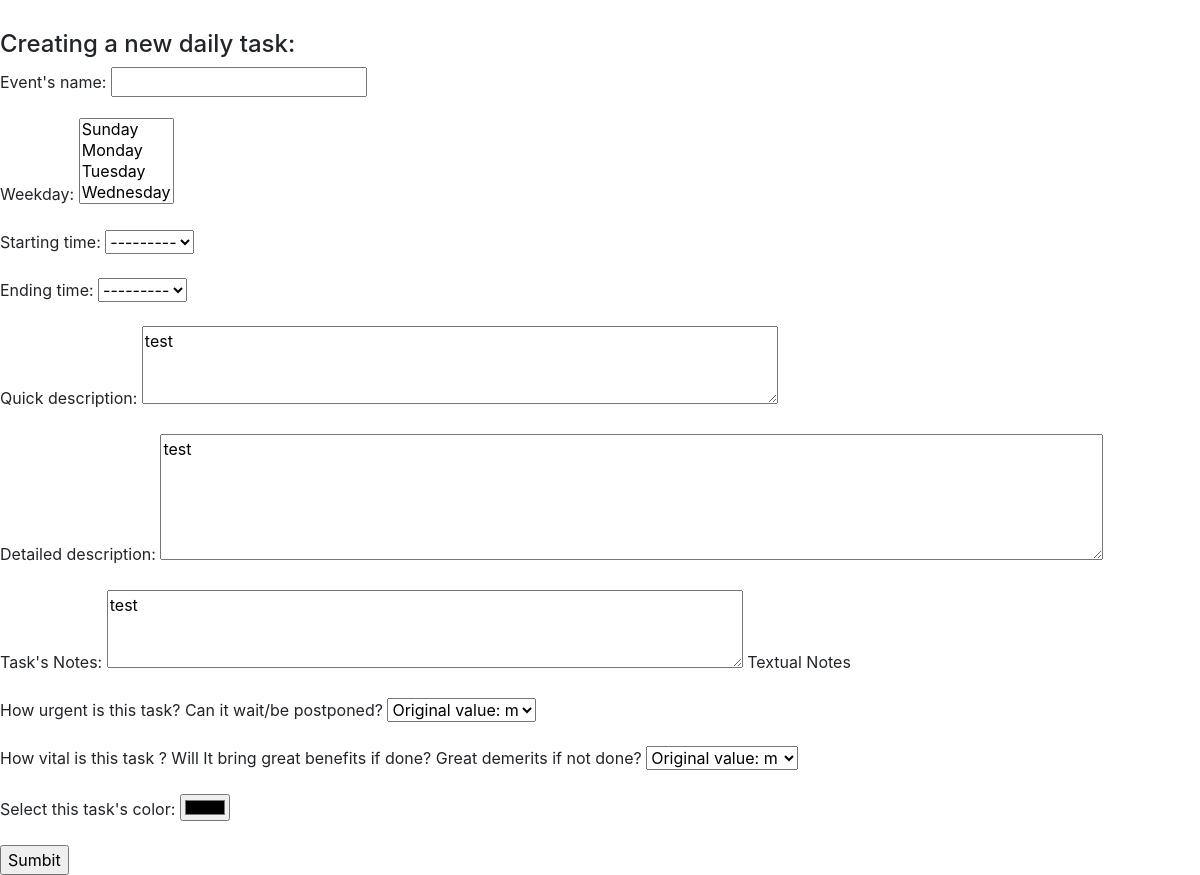
The app's page /dailytask/1 with its own data.
### appointment/models.py (models this page shows, shortened)
class DailyTask(models.Model):
    title = models.CharField(u"Event's name",max_length=200,)
    mon="1"
    tue="2"
    wed="3"
    thu="4"
    fri="5"
    sat="6"
    sun="0"
    weekday_choices = [
        (mon, 'monday'),
        (tue, 'tuesday'),
        (wed, 'wednesday'),
        (thu, 'thursday'),
        (fri, 'friday'),
        (sat, 'saturday'),
        (sun, 'sunday'),
    ]
    weekday = models.ManyToManyField(
        WeekDay,
        related_name="Todaytask",
        blank=True,
        )
    start_time = models.TimeField(u'Starting time',default=f"{start}", help_text=u"Format: hour:minute")
    end_time = models.TimeField(u'Ending time',default=f"{end}", help_text=u"Format: hour:minute")
    quick_description = models.TextField(u"quick description",blank=True, null=True)
    description = models.TextField(u"detailed description",blank=True, null=True)
    notes = models.TextField(u"task's Notes", help_text=u'Textual Notes', blank=True, null=True)
    urgency = models.CharField(u"How urgent is this task ? Can it wait/be delayed?",
        max_length=2,
        choices= urgency_choices,
        default=medium,
    )
    importance = models.CharField(u"How vital is this task ? Will It bring great benefits if done? Great demerits if not done?",
        max_length=2,
        choices= priority_choices,
        default=medium,
    )
    color = models.CharField(u"Color in the planner",max_length= 9,blank=True,null=True)

### appointment/views.py (the view, shortened to what this page needs)
# urls.py: path('dailytask/<int:id>',views.dailytask, name='dailytask'),
def dailytask(request,id):
    snack=""
    error = False
    if id == 0:
        task = models.DailyTask()
        task = forms.DailyTaskForm(request.POST or None)
    else:
        task = models.DailyTask.objects.get(id=id)
    return render(request,"dailytask.html",{"task":task,"start":start,"end":end,"error":error,
                                            "repeat_choices":repeat_choices,"priority_choices":priority_choices,
                                            "snack":snack,"daily":task})

### appointment/templates/dailytask.html (shortened to what this page needs)
{% extends 'base_calendar.html' %}
{% block content %}
<form id="task" style="margin-top: 30px;" action="/daily/" method="post">
    <h4> Creating a new daily task: </h4>
        <p>
    <label for="id_title">Event's name:</label>
    <input type="text" name="title" maxlength="200" value="{{daily.title.value}}" required="" id="id_task">
  </p>
  <p>
    <label for="id_weekday">Weekday:</label>
    <select name="weekday" id="id_weekday" multiple="">
      {% if thisweekday %}
      {% for day,n,s in thisweekday %}
          {% if s == 1%}
          <option value="{{n}}" selected="">{{day}}</option>
          {% else %}
          <option value="{{n}}" >{{day}}</option>
          {% endif %}
    {% endfor %}
    {% else %}
    <option value="2">Sunday</option>
    <option value="3">Monday</option>
    <option value="4">Tuesday</option>
    <option value="5">Wednesday</option>
    <option value="6">Thursday</option>
    {% endif %}
</select>
  </p>
  <p>
    <label for="id_start_time">Starting time:</label>
    <select name="start_time"  required="" id="id_start_time">
      {% if start_time %}
      <option value="{{start_time}}" selected="">Original value: {{start_time}}</option>
      {% else %}
      <option value="" selected="">---------</option>
      {% endif %}
  </select>
  </p>
  <p>
      <label for="id_end_time">Ending time:</label>
      <select name="end_time"  required="" id="id_end_time">
        {% if end_time %}
        <option value="{{end_time}}" selected="">Original Value: {{end_time}}</option>
        {% else %}
        <option value="" selected="">---------</option>
        {% endif %}
  </select>
  </p>
  <p>
    <label for="id_quick_description">Quick description:</label>
    <textarea name="quick_description" cols="60" rows="3" id="id_quick_description">{{daily.quick_description}}</textarea>
  </p>
  <p>
    <label for="id_description">Detailed description:</label>
    <textarea name="description" cols="90" rows="5" id="id_description">{{daily.description}}</textarea>
  </p>
  <p>
    <label for="id_notes">Task's Notes:</label>
    <textarea name="notes" cols="60" rows="3" id="id_notes">{{daily.notes}}</textarea>
      <span class="helptext">Textual Notes</span>
  </p>
  <p>
    <label for="id_urgency">How urgent is this task? Can it wait/be postponed?</label>
    <select name="urgency" id="id_urgency">
      {% if daily.importance %}
      <option value="{{daily.importance}}" selected="">Original value: {{daily.importance}}</option>
      {% else %}
      <option value="m" selected="">medium</option>
      {% endif %}
</select>
  </p>
  <p>
    <label for="id_importance">How vital is this task ? Will It bring great benefits if done? Great demerits if not done?</label>
    <select name="importance" id="id_importance">
      {% if daily.importance %}
      <option value="{{daily.importance}}" selected="">Original value: {{daily.importance}}</option>
      {% else %}
      <option value="m" selected="">desirable</option>
      {% endif %}
</select>
  </p>
  <p>
    <label for="id_color">Select this task's color:</label>
    <input type="color" name="color" id="id_color" value="{{daily.color}}" value="#ff0000">
  </p>
    <input type="submit" value="Sumbit">
        </form>
{% endblock %}

### records on screen
DailyTask: quick_description "test", description "test", notes "test", urgency "Original value: m", importance "Original value: m", color "#000000"
